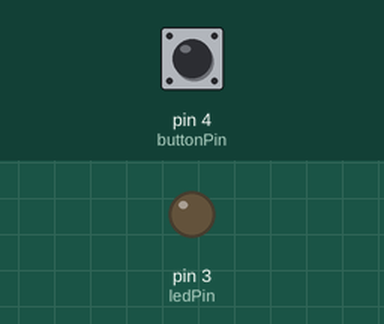
Simulated run of this sketch. Board: Arduino Uno, built with avr-gcc and run on an emulated ATmega328P. On the bench: output pins drawn as LEDs (lit = HIGH). Inputs (shaded band) come from the test bench; at power-on: pin 4 (buttonPin) HIGH.

Above: at 1.2 s.
1.3 s: pin 4 (buttonPin) pulled LOW for 0.15 s
At 1.86 s:
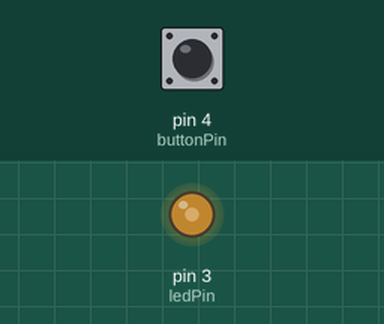
At 2.5 s:
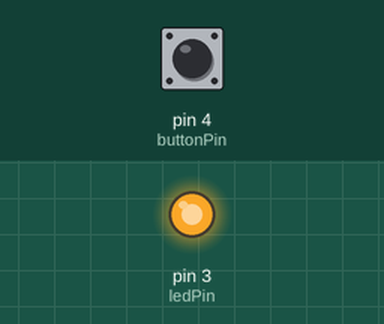
4.3 s: pin 4 (buttonPin) pulled LOW for 1 s
Timing chart, 0 to 7.3 s (numbered marks = the images above; inputs shaded):
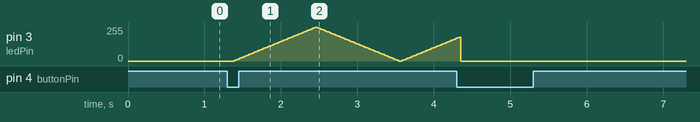

The sketch:

Grove_LED_Button_Tester.ino
```cpp
/*===============GROVE LED BUTTON TESTER==================
  ========================================================
  Konfigurasi Pin:
  |------------------------------------------------|
  |            Arduino         | Arduino Base HAT  |
  |------------------------------------------------|
  |Grove - Light LED BUTTON    |         D3        |
  |------------------------------------------------|
*/

#include "Arduino.h"

//1: toggle mode, 2: follow mode
#define LED_MODE   1
const int ledPin = 3;      // the number of the LED pin, D3
const int buttonPin = 4;    // the number of the pushbutton pin, D4
const boolean breathMode = true;  // if or not the led lights as breath mode when it's on

// Variables will change:
int ledState = LOW;         // the current state of the output pin
int ledFadeValue = 0;
int ledFadeStep = 5;
int ledFadeInterval = 20;   //milliseconds
int buttonState;             // the current reading from the input pin
int lastButtonState = HIGH;   // the previous reading from the input pin

unsigned long lastDebounceTime = 0;  // the last time the output pin was toggled
unsigned long debounceDelay = 50;    // the debounce time; increase if the output flickers
unsigned long lastLedFadeTime = 0;

void setup() {
  pinMode(buttonPin, INPUT);
  pinMode(ledPin, OUTPUT);
  digitalWrite(ledPin, ledState);
}

void loop() {
  int reading = digitalRead(buttonPin);

  // If the switch changed, due to noise or pressing:
  if (reading != lastButtonState) {
    // reset the debouncing timer
    lastDebounceTime = millis();
  }

  if ((millis() - lastDebounceTime) > debounceDelay) {
    // whatever the reading is at, it's been there for longer
    // than the debounce delay, so take it as the actual current state:

    // if the button state has changed:
    if (reading != buttonState) {
      buttonState = reading;

#if LED_MODE == 1
      if (buttonState == LOW) {  //button is pressed
          ledState = !ledState;
          ledFadeValue = 0;
          lastLedFadeTime = millis();
      }
#else
      if (buttonState == LOW) {  //button is pressed
        ledState = HIGH;
        ledFadeValue = 0;
        lastLedFadeTime = millis();
      } else {                   //button is released
        ledState = LOW;
      }
#endif
    }
  }

  // set the LED:
  if (breathMode && ledState != LOW) {
    if (millis() - lastLedFadeTime > ledFadeInterval) {
      lastLedFadeTime = millis();
      analogWrite(ledPin, ledFadeValue);
      ledFadeValue += ledFadeStep;
      if (ledFadeValue > 255){
        ledFadeValue = 255 - ledFadeStep;
        ledFadeStep = -ledFadeStep;
      } else if (ledFadeValue < 0) {
        ledFadeValue = 0;
        ledFadeStep = -ledFadeStep;
      }
    }
  } else {
    digitalWrite(ledPin, ledState);
  }

  lastButtonState = reading;
}
```
